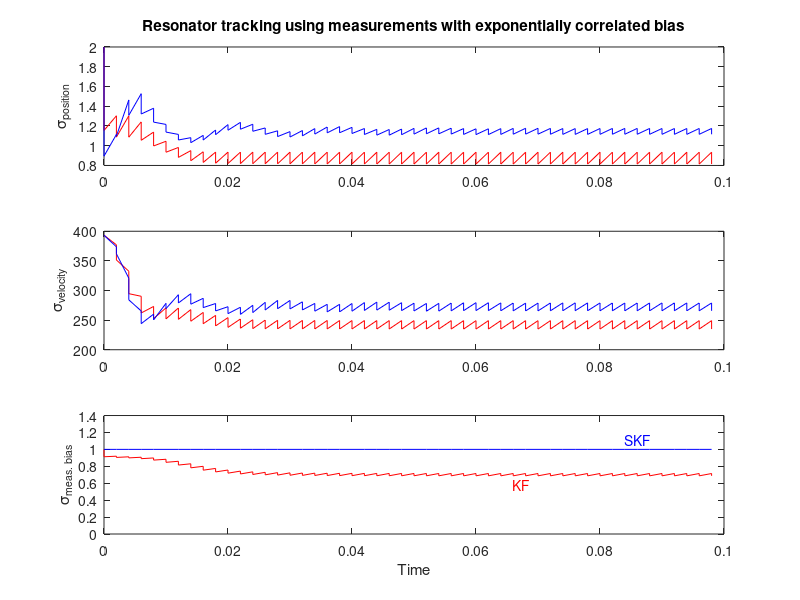

MATLAB code to generate this figure:
% 
disp('M. S. Grewal & A. P. Andrews');
disp('Kalman Filtering Theory and Practice Using MATLAB');
disp('4th Edition, Wiley, 2014.');
disp(' ');
%
% Schmidt-Kalman filtering evaluation using covariance analysis.
% Plots rms estimation uncertainties from solutions of
% covariance equations.
%
disp('Compares Schmidt-Kalman filter vs Kalman filter on problem of');
disp('estimating the state of a damped harmonic resonator excited');
disp('by white noise, and using measurements of resonator displacement');
disp('corrupted by white noise plus exponentially correlated bias.');
disp(' ');
disp('NOTE: This hypothetical example is designed to show large differences');
disp('between Kalman and Schmidt-Kalman filtering.  For most applications of');
disp('Schmidt-Kalman filtering, the penalty for using the suboptimal SKF to');
disp('reduce computation is rather slight.  Nevertheless, it is always best');
disp('to know the increased performace penalty associated with the potentially');
disp('decreased processing costs.');
% 
close all;
clear all;
%
% MODEL PARAMETERS
%
dt     = .002;    % discrete time step (sec)
omega  = 2*pi*30; % damped resonant frequency (30 Hz)
tau(1) = 10/omega;% resonator damping time constant (sec)
tau(2) = tau(1);  % measurement bias correlation time (sec)
p011   = 2^2;     % mean squared resonator displacement (mm^2)
p033   = 1^2;     % steady state mean squared correlated measurement bias (mm^2 equiv)
Rk     = 1^2;     % covariance of white measurement noise
%
%  Dynamic model in discrete time
%
%    Schmidt-Kalman partitioned state transition matrix
%
t1 = 1/tau(1);
t2 = exp(-dt*t1);
t3 = dt*omega;
t4 = cos(t3)*omega*tau(1);
t5 = sin(t3);
t6 = 1/omega;
t7 = t6*t1;
t8 = t2*t5;
t9 = omega^2;
t10 = tau(1)^2;
Phi1(1,1) = t2*(t4+t5)*t7;
Phi1(1,2) = t8*t6;
Phi1(2,1) = -t8*(t9*t10+1)*t6/t10;
Phi1(2,2) = t2*(t4-t5)*t7;
phi33     = exp(-dt/tau(2));
Phi2      = [phi33];
%
%  Kalman model
%
Phik = [Phi1(1,1),Phi1(1,2),0;Phi1(2,1),Phi1(2,2),0;0,0,phi33];
%
% Kalman measurement sensitivity matrix
%
Hk     = [1 0 1]; 
%
% Schmidt-Kalman measurement sensitivity matrices
%
H1     = [1,0];
H2     = [1];
%
%  Stochastic parameters in discrete time
%
%
%    Initialize the Kalman covariance matrix Pk
%    and process noise covariance Qk by solving
%    steady state state covariance equation.
%
Qk = zeros(3);
Pk = zeros(3);
Pk(1,1) = p011;
Pk(3,3) = p033;
t1 = p011;
t2 = dt*omega;
t3 = cos(t2);
t4 = t3*omega;
t5 = tau(1);
t8 = 1/t5;
t9 = dt*t8;
t10 = exp(-2*t9);
t13 = sin(t2);
Pk(1,2) = -t1*(-t4*t5+t5*t3*omega*t10+t13*t10+t13)*t8/t13/(1+t10);
Pk(2,1) = Pk(1,2);
t23 = omega^2;
t25 = exp(2*t9);
t26 = exp(4*t9);
t28 = t3^2;
t30 = t28*t25;
t34 = 1/(-t25+t30-1+t28);
Qk(2,2) = -t23*t1*(-t25+t26-1+exp(6*t9)-4*t28*t26+4*t30)*t10*t34;
t37 = t5^2;
t38 = t23*t37;
t43 = t5*t13;
Pk(2,2) = t1*(-t38*t26-t38*t25+3*t38*t30-t38*t28+2*t43*t4*t25-2*t43*t4-t25+t30-1+t28)/t37*t34;
Qk(3,3) = p033*(1-exp(-2*dt/tau(2)));
%
%  Schmidt-Kalman model process noise covariances
%
Q1      = [0,0;0,Qk(2,2)];
Q2      = [Qk(3,3)];
%
%  Initialize the Schmidt-Kalman covariance matrix
%
P11      = zeros(2);
P11(1,1) = p011;
P11(2,2) = Pk(2,2);
P12      = zeros(2,1);
P22      = [p033];
l        = 0;
%
% initialize plotting arrays
%
sdk1  = 0;
sdk2  = 0;
sdk3  = 0;
sdsk1 = 0;
sdsk2 = 0;
sdsk3 = 0;
t     = 0;
%
  for k=1:50,
  l       = l + 1;
  t(l)    = dt*(k-1); % save a priori values at current time
  sdk1(l) = sqrt(Pk(1,1));
  sdk2(l) = sqrt(Pk(2,2));
  sdk3(l) = sqrt(Pk(3,3));
  sdsk1(l)= sqrt(P11(1,1));
  sdsk2(l)= sqrt(P11(2,2));
  sdsk3(l)= sqrt(P22(1,1));
%
% Kalman observational update
%
  Pk      = Pk - (Pk*Hk'/(Hk*Pk*Hk'+Rk))*Hk*Pk;
  Pk      = .5*(Pk+Pk'); % symmetrize
  l       = l + 1;
  t(l)    = dt*(k-1); % save a posterior values at same time
  sdk1(l) = sqrt(Pk(1,1));
  sdk2(l) = sqrt(Pk(2,2));
  sdk3(l) = sqrt(Pk(3,3));
%
% Schmidt-Kalman gain
%
  C0 = P11*H1'+P12*H2';
  D0 = P12'*H1'+P22*H2';
  E0 = H1*C0+H2*D0;
  Ksk = C0/E0;
%
% Schmidt-Kalman observational update
%
  A0    = eye(2) - Ksk*H1;
  B0    = Ksk*H2;
  P12o  = A0*P12 - B0*P22;
  P11o  = (A0*P11 - B0*P12')*A0' - P12*B0' + Ksk*Rk*Ksk';
  P11   = .5*(P11o+P11o');
  P12   = P12o;
  sdsk1(l)= sqrt(P11(1,1));
  sdsk2(l)= sqrt(P11(2,2));
  sdsk3(l)= sqrt(P22(1,1));
%
% Kalman temporal update
%
  Pk      = Phik*Pk*Phik'+Qk;
  Pk      = .5*(Pk+Pk');
%
% Schmidt-Kalman temporal update
%
  P11   = Phi1*P11*Phi1' + Q1;
  P12   = Phi1*P12*Phi2';
  P22   = Phi2*P22*Phi2' + Q2;
  P11   = .5*(P11+P11');
  P22   = .5*(P22+P22');
  end;
subplot(3,1,1),plot(t,sdk1,'r-',t,sdsk1,'b-');ylabel('\sigma_{position}');
title('Resonator tracking using measurements with exponentially correlated bias');
subplot(3,1,2),plot(t,sdk2,'r-',t,sdsk2,'b-');ylabel('\sigma_{velocity}');
subplot(3,1,3),plot(t,sdk3,'r-',t,sdsk3,'b-');
hold on;
plot(.9*max(t),1.2*max(sdsk3),'w.');
plot(.9*max(t),.1*max(sdsk3),'w.');
hold off;
text(.9*max(t),1.05*max(sdsk3),'SKF','Color','b','VerticalAlignment','bottom','HorizontalAlignment','right');
text(.7*max(t),0.95*min(sdk3),'KF','Color','r','VerticalAlignment','top','HorizontalAlignment','right');
ylabel('\sigma_{meas. bias}');
xlabel('Time');


